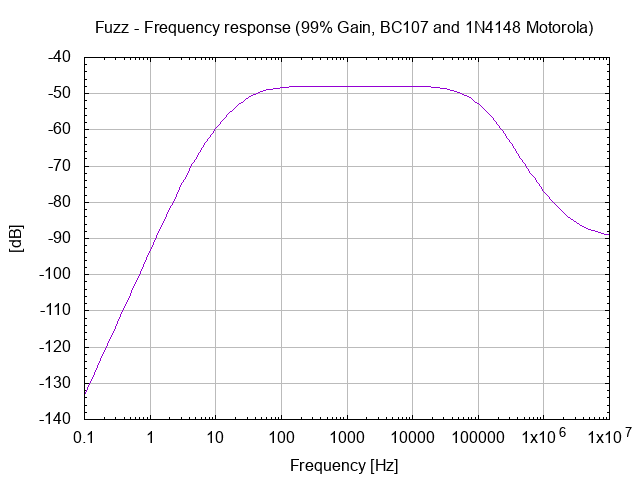

Write the gnuplot code that produced this figure.
# setup terminal
set term png

# setup graph
set output "P3.001.00.00.04.png"
set title "Fuzz - Frequency response (99% Gain, BC107 and 1N4148 Motorola)"

# setup Y-axis
set grid ytics lt 1 lw 1 lc rgb "#bbbbbb"
set mytics
set ylabel "[dB]"

#setup X-axis
set logscale x 10
set grid xtics lt 1 lw 1 lc rgb "#bbbbbb"
set xlabel "Frequency [Hz]"

# setup plot style
set style data lines
plot 'P3.001.00.00.04.dat' using 1:2 title ""

# set output back to default
set output

# reset terminal type
set terminal pop
